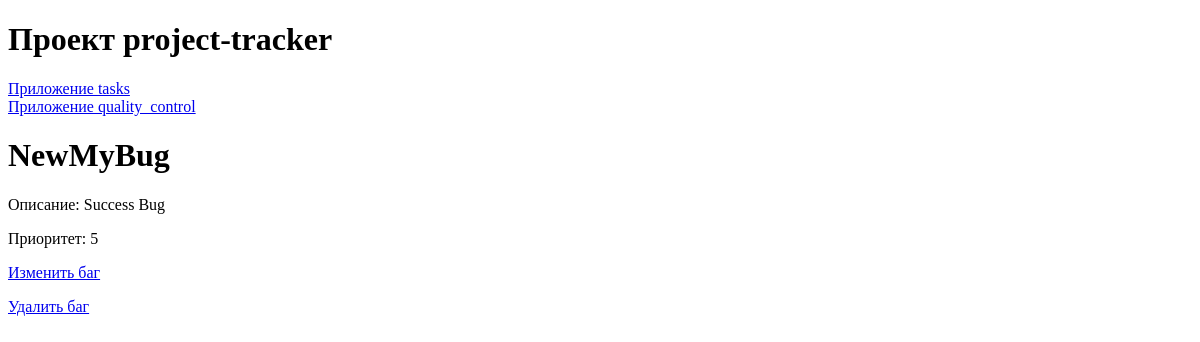
The app's page /quality_control/bugs/4/, older data.
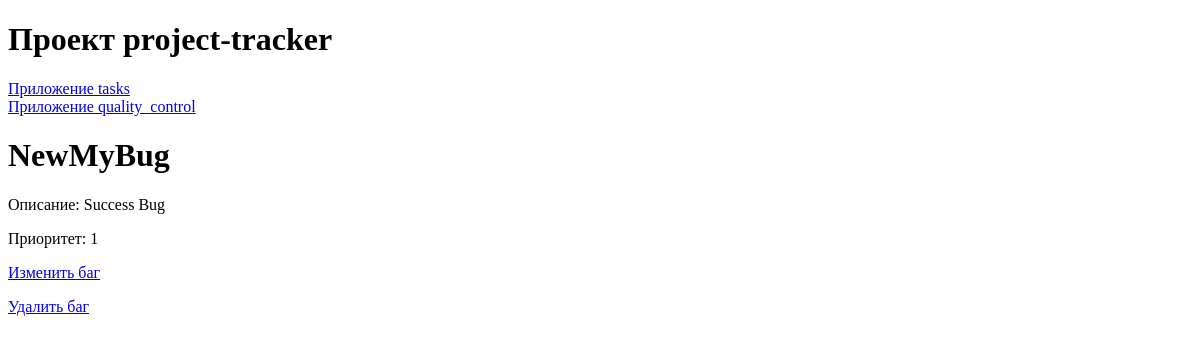
The same page, newer data.
### quality_control/models.py (models this page shows)
class BugReport(models.Model):
    STATUS_CHOICES = [
        ('New', 'Новая'),
        ('In progress', 'В работе'),
        ('Completed', 'Завершена')
    ]
    PRIORITY_CHOICES = [
        (1, 'Низкий'),
        (2, 'Ниже среднего'),
        (3, 'Средний'),
        (4, 'Выше среднего'),
        (5, 'Высокий')
    ]
    title = models.CharField(max_length=100)
    description = models.TextField()
    project = models.ForeignKey(
        Project,
        related_name='bug_reports',
        on_delete=models.CASCADE
    )
    task = models.ForeignKey(
        Task,
        related_name='bug_reports',
        on_delete=models.SET_NULL,
        null=True,
        blank=True
    )
    status = models.CharField(
        max_length=50,
        choices=STATUS_CHOICES,
        default='New'
    )
    priority = models.IntegerField(choices=PRIORITY_CHOICES)
    created_at = models.DateTimeField(auto_now_add=True)
    updated_at = models.DateTimeField(auto_now=True)

### quality_control/views.py (the view)
# urls.py: path('bugs/<int:bug_id>/', views.BugReportDetailView.as_view(), name='bug_report_detail'),
class BugReportDetailView(DetailView):
    model = BugReport
    pk_url_kwarg = 'bug_id'
    template_name = 'quality_control/bug_report_detail.html'
    context_object_name = 'bug_report_list'

### quality_control/templates/quality_control/bug_report_detail.html
{% extends 'base/base.html' %}
{% block content %}
    <h1>{{ bug_report_list.title }}</h1>
    <p>Описание: {{ bug_report_list.description }}</p>
    <p>Приоритет: {{ bug_report_list.priority }}</p>
    <p><a href="{% url 'quality_control:update_bug' bug_report_list.id %}">Изменить баг</a></p>
    <p><a href="{% url 'quality_control:delete_bug' bug_report_list.id %}"onclick="return confirm('Вы уверены, что хотите удалить этот баг?');">Удалить баг</a></p>
{% endblock %}

Row changes from the older to the newer data that the page shows:
changed BugReport "NewMyBug": priority "5" → "1"
